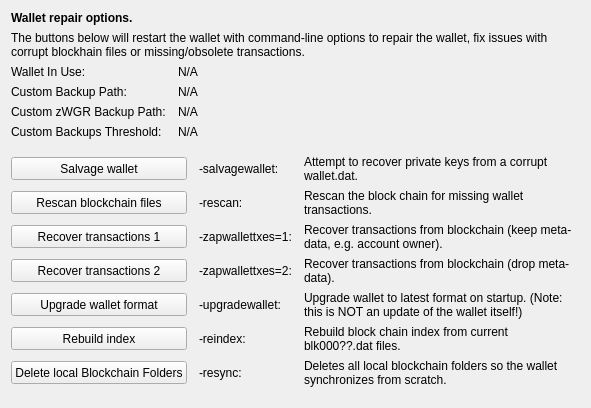
     <widget class="QWidget" name="tab_repair">
      <attribute name="title">
       <string>&amp;Wallet Repair</string>
      </attribute>
      <layout class="QGridLayout" name="gridLayout_4" columnstretch="0,0,0,0">
       <property name="horizontalSpacing">
        <number>12</number>
       </property>
       <item row="0" column="0" colspan="4">
        <widget class="QLabel" name="label_repair_header">
         <property name="font">
          <font>
           <weight>75</weight>
           <bold>true</bold>
          </font>
         </property>
         <property name="text">
          <string>Wallet repair options.</string>
         </property>
        </widget>
       </item>
       <item row="1" column="0" colspan="4">
        <widget class="QLabel" name="label_repair_helptext">
         <property name="font">
          <font>
           <weight>50</weight>
           <bold>false</bold>
          </font>
         </property>
         <property name="text">
          <string>The buttons below will restart the wallet with command-line options to repair the wallet, fix issues with corrupt blockhain files or missing/obsolete transactions.</string>
         </property>
         <property name="wordWrap">
          <bool>true</bool>
         </property>
        </widget>
       </item>
       <item row="2" column="0">
        <widget class="QLabel" name="wallet_path_label">
         <property name="text">
          <string>Wallet In Use:</string>
         </property>
        </widget>
       </item>
       <item row="2" column="1" colspan="3">
        <widget class="QLabel" name="wallet_path">
         <property name="cursor">
          <cursorShape>IBeamCursor</cursorShape>
         </property>
         <property name="text">
          <string>N/A</string>
         </property>
         <property name="textFormat">
          <enum>Qt::PlainText</enum>
         </property>
         <property name="textInteractionFlags">
          <set>Qt::LinksAccessibleByMouse|Qt::TextSelectableByKeyboard|Qt::TextSelectableByMouse</set>
         </property>
        </widget>
       </item>
       <item row="3" column="0">
        <widget class="QLabel" name="wallet_custombackuppath_label">
         <property name="visible">
          <bool>false</bool>
         </property>
         <property name="text">
          <string>Custom Backup Path:</string>
         </property>
        </widget>
       </item>
       <item row="3" column="1" colspan="3">
        <widget class="QLabel" name="wallet_custombackuppath">
         <property name="cursor">
          <cursorShape>IBeamCursor</cursorShape>
         </property>
         <property name="visible">
          <bool>false</bool>
         </property>
         <property name="text">
          <string>N/A</string>
         </property>
         <property name="textFormat">
          <enum>Qt::PlainText</enum>
         </property>
         <property name="textInteractionFlags">
          <set>Qt::LinksAccessibleByMouse|Qt::TextSelectableByKeyboard|Qt::TextSelectableByMouse</set>
         </property>
        </widget>
       </item>
       <item row="4" column="0">
        <widget class="QLabel" name="wallet_customzwgrbackuppath_label">
         <property name="visible">
          <bool>false</bool>
         </property>
         <property name="text">
          <string>Custom zWGR Backup Path:</string>
         </property>
        </widget>
       </item>
       <item row="4" column="1" colspan="3">
        <widget class="QLabel" name="wallet_customzwgrbackuppath">
         <property name="cursor">
          <cursorShape>IBeamCursor</cursorShape>
         </property>
         <property name="visible">
          <bool>false</bool>
         </property>
         <property name="text">
          <string>N/A</string>
         </property>
         <property name="textFormat">
          <enum>Qt::PlainText</enum>
         </property>
         <property name="textInteractionFlags">
          <set>Qt::LinksAccessibleByMouse|Qt::TextSelectableByKeyboard|Qt::TextSelectableByMouse</set>
         </property>
        </widget>
       </item>
       <item row="5" column="0">
        <widget class="QLabel" name="wallet_custombackupthreshold_label">
         <property name="visible">
          <bool>false</bool>
         </property>
         <property name="text">
          <string>Custom Backups Threshold:</string>
         </property>
        </widget>
       </item>
       <item row="5" column="1" colspan="3">
        <widget class="QLabel" name="wallet_custombackupthreshold">
         <property name="cursor">
          <cursorShape>IBeamCursor</cursorShape>
         </property>
         <property name="visible">
          <bool>false</bool>
         </property>
         <property name="text">
          <string>N/A</string>
         </property>
         <property name="textFormat">
          <enum>Qt::PlainText</enum>
         </property>
         <property name="textInteractionFlags">
          <set>Qt::LinksAccessibleByMouse|Qt::TextSelectableByKeyboard|Qt::TextSelectableByMouse</set>
         </property>
        </widget>
       </item>
       <item row="6" column="0">
        <spacer name="verticalSpacer_repair1">
         <property name="orientation">
          <enum>Qt::Vertical</enum>
         </property>
         <property name="sizeHint" stdset="0">
          <size>
           <width>10</width>
           <height>10</height>
          </size>
         </property>
        </spacer>
       </item>
       <item row="7" column="0" colspan="2">
        <widget class="QPushButton" name="btn_salvagewallet">
         <property name="minimumSize">
          <size>
           <width>100</width>
           <height>23</height>
          </size>
         </property>
         <property name="text">
          <string>Salvage wallet</string>
         </property>
        </widget>
       </item>
       <item row="7" column="2">
        <widget class="QLabel" name="label_repair_salvage_command">
         <property name="text">
          <string notr="true">-salvagewallet:</string>
         </property>
        </widget>
       </item>
       <item row="7" column="3">
        <widget class="QLabel" name="label_repair_salvage">
         <property name="text">
          <string>Attempt to recover private keys from a corrupt wallet.dat.</string>
         </property>
         <property name="wordWrap">
          <bool>true</bool>
         </property>
        </widget>
       </item>
       <item row="8" column="0" colspan="2">
        <widget class="QPushButton" name="btn_rescan">
         <property name="minimumSize">
          <size>
           <width>100</width>
           <height>23</height>
          </size>
         </property>
         <property name="text">
          <string>Rescan blockchain files</string>
         </property>
        </widget>
       </item>
       <item row="8" column="2">
        <widget class="QLabel" name="label_repair_rescan_command">
         <property name="text">
          <string notr="true">-rescan:</string>
         </property>
        </widget>
       </item>
       <item row="8" column="3">
        <widget class="QLabel" name="label_repair_rescan">
         <property name="text">
          <string>Rescan the block chain for missing wallet transactions.</string>
         </property>
         <property name="wordWrap">
          <bool>true</bool>
         </property>
        </widget>
       </item>
       <item row="9" column="0" colspan="2">
        <widget class="QPushButton" name="btn_zapwallettxes1">
         <property name="minimumSize">
          <size>
           <width>100</width>
           <height>23</height>
          </size>
         </property>
         <property name="text">
          <string>Recover transactions 1</string>
         </property>
        </widget>
       </item>
       <item row="9" column="2">
        <widget class="QLabel" name="label_repair_zap1_command">
         <property name="text">
          <string notr="true">-zapwallettxes=1:</string>
         </property>
        </widget>
       </item>
       <item row="9" column="3">
        <widget class="QLabel" name="label_repair_zap1">
         <property name="text">
          <string>Recover transactions from blockchain (keep meta-data, e.g. account owner).</string>
         </property>
         <property name="wordWrap">
          <bool>true</bool>
         </property>
        </widget>
       </item>
       <item row="10" column="0" colspan="2">
        <widget class="QPushButton" name="btn_zapwallettxes2">
         <property name="minimumSize">
          <size>
           <width>100</width>
           <height>23</height>
          </size>
         </property>
         <property name="text">
          <string>Recover transactions 2</string>
         </property>
        </widget>
       </item>
       <item row="10" column="2">
        <widget class="QLabel" name="label_repair_zap2_command">
         <property name="text">
          <string notr="true">-zapwallettxes=2:</string>
         </property>
        </widget>
       </item>
       <item row="10" column="3">
        <widget class="QLabel" name="label_repair_zap2">
         <property name="text">
          <string>Recover transactions from blockchain (drop meta-data).</string>
         </property>
         <property name="wordWrap">
          <bool>true</bool>
         </property>
        </widget>
       </item>
       <item row="11" column="0" colspan="2">
        <widget class="QPushButton" name="btn_upgradewallet">
         <property name="minimumSize">
          <size>
           <width>100</width>
           <height>23</height>
          </size>
         </property>
         <property name="text">
          <string>Upgrade wallet format</string>
         </property>
        </widget>
       </item>
       <item row="11" column="2">
        <widget class="QLabel" name="label_repair_upgrade_command">
         <property name="text">
          <string notr="true">-upgradewallet:</string>
         </property>
        </widget>
       </item>
       <item row="11" column="3">
        <widget class="QLabel" name="label_repair_upgrade">
         <property name="text">
          <string>Upgrade wallet to latest format on startup. (Note: this is NOT an update of the wallet itself!)</string>
         </property>
         <property name="wordWrap">
          <bool>true</bool>
         </property>
        </widget>
       </item>
       <item row="12" column="0" colspan="2">
        <widget class="QPushButton" name="btn_reindex">
         <property name="minimumSize">
          <size>
           <width>100</width>
           <height>23</height>
          </size>
         </property>
         <property name="text">
          <string>Rebuild index</string>
         </property>
        </widget>
       </item>
       <item row="12" column="2">
        <widget class="QLabel" name="label_repair_reindex_command">
         <property name="text">
          <string notr="true">-reindex:</string>
         </property>
        </widget>
       </item>
       <item row="12" column="3">
        <widget class="QLabel" name="label_repair_reindex">
         <property name="text">
          <string>Rebuild block chain index from current blk000??.dat files.</string>
         </property>
         <property name="wordWrap">
          <bool>true</bool>
         </property>
        </widget>
       </item>
       <item row="13" column="0" colspan="2">
        <widget class="QPushButton" name="btn_resync">
         <property name="minimumSize">
          <size>
           <width>100</width>
           <height>23</height>
          </size>
         </property>
         <property name="text">
          <string>Delete local Blockchain Folders</string>
         </property>
        </widget>
       </item>
       <item row="13" column="2">
        <widget class="QLabel" name="label_repair_resync_command">
         <property name="text">
          <string>-resync:</string>
         </property>
        </widget>
       </item>
       <item row="13" column="3">
        <widget class="QLabel" name="label_repair_resync">
         <property name="text">
          <string>Deletes all local blockchain folders so the wallet synchronizes from scratch.</string>
         </property>
         <property name="wordWrap">
          <bool>true</bool>
         </property>
        </widget>
       </item>
       <item row="14" column="0">
        <spacer name="verticalSpacer_repair2">
         <property name="orientation">
          <enum>Qt::Vertical</enum>
         </property>
         <property name="sizeHint" stdset="0">
          <size>
           <width>20</width>
           <height>10</height>
          </size>
         </property>
        </spacer>
       </item>
      </layout>
     </widget>
